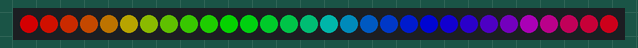
The program below on a simulated Raspberry Pi Pico running CircuitPython. Shown: 30 RGB LEDs in strip order, left to right. Dim RGB values are drawn brighter than linear.

Above: at 0.7 s.
At 1.5 s:
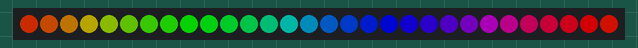

Measured:
- what the display in image 1 shows lasts 0.6 s, from 1.4 s to 2.0 s

The program:

rainbows.py
```python
import time
import board
from rainbowio import colorwheel
import neopixel

# Update this to match the number of NeoPixel LEDs connected to your board.
num_pixels = 30

pixels = neopixel.NeoPixel(board.GP0, num_pixels, auto_write=False)
pixels.brightness = 0.5


def rainbow(speed):
    for j in range(255):
        for i in range(num_pixels):
            pixel_index = (i * 256 // num_pixels) + j
            pixels[i] = colorwheel(pixel_index & 255)
        pixels.show()
        time.sleep(speed)


while True:
    rainbow(0)
```
